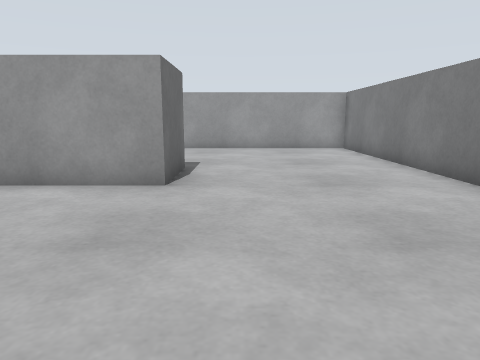
View 1 (above)

16 first-person views from a walk through a world built for the Gazebo simulator. The camera is 0.26 m above the floor, tilts 10° down and sees 70° across. The floor is counted in squares, 0.2 m on a side. Each view is taken from the middle of a square. On the plan, view 1 faces up. The plan holds only what a view shows up to about 14 squares ahead; the rest is blank.

View 2
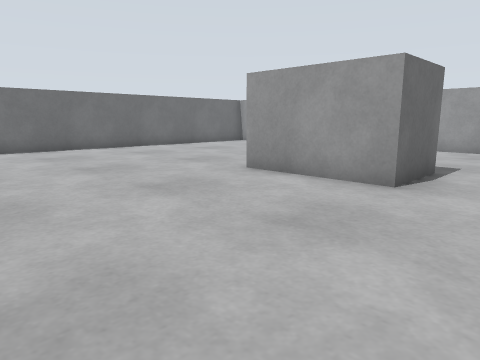

View 3
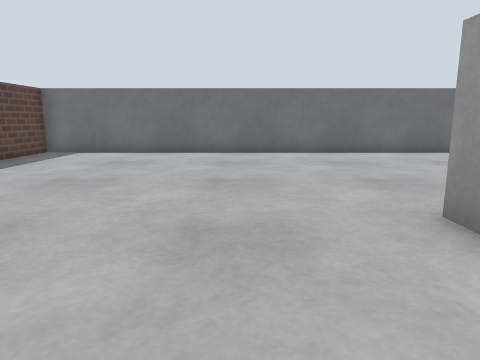

View 4
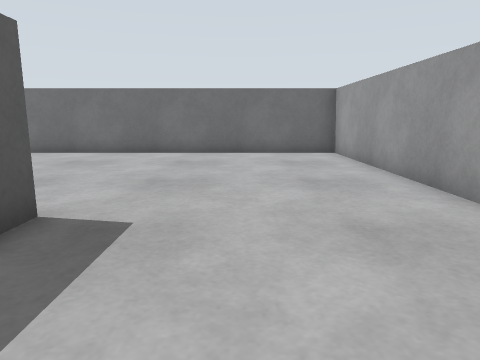

View 5
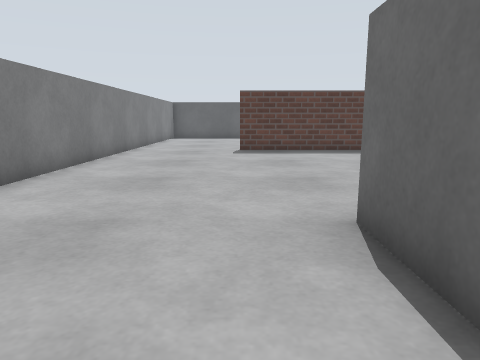

View 6
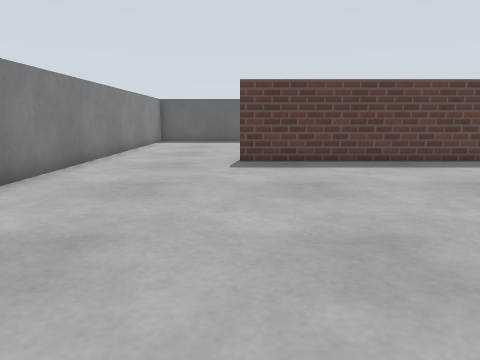

View 7
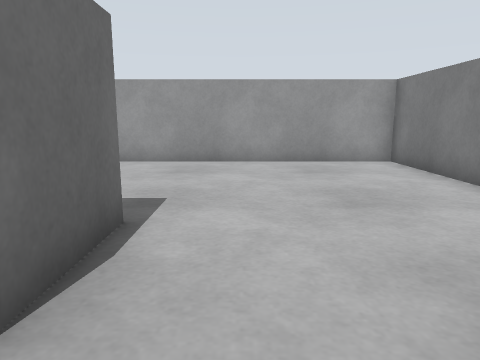

View 8
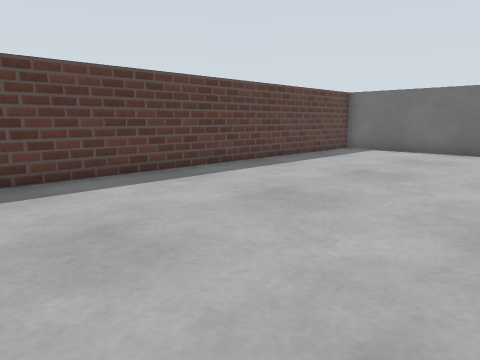

View 9
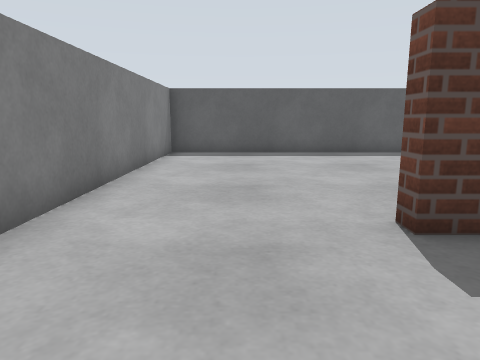

View 10
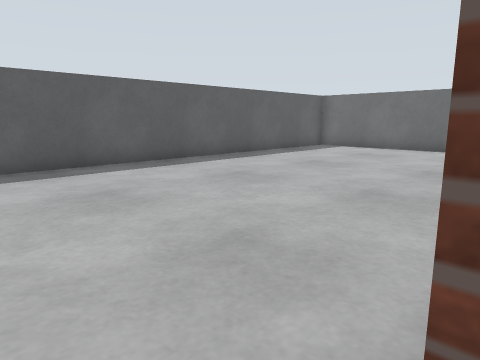

View 11
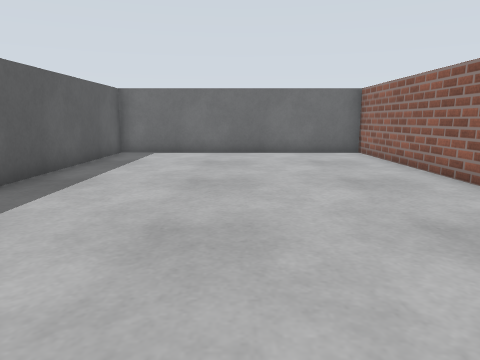

View 12
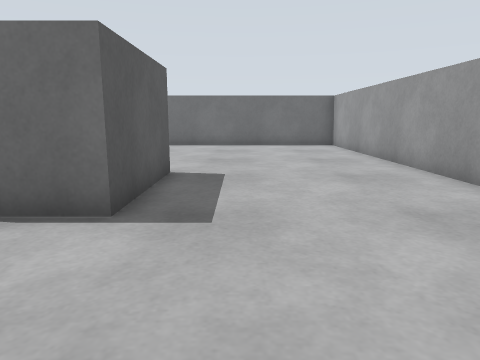

View 13
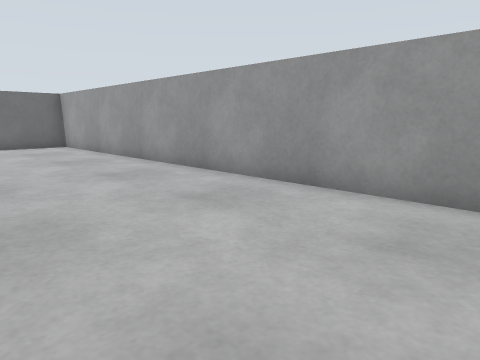

View 14
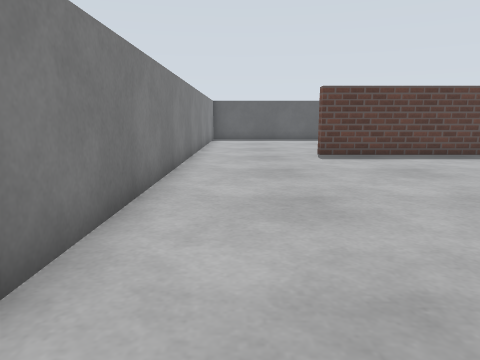

View 15
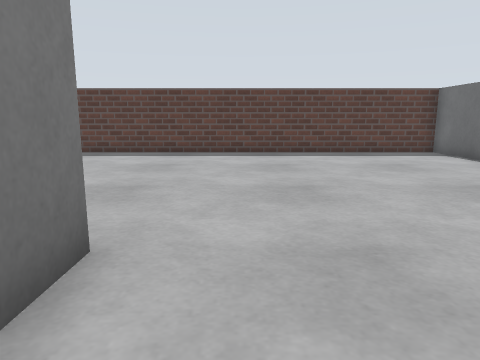

View 16
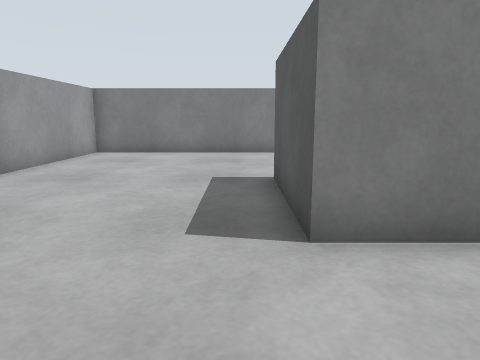

### Floor plan
Ten units are one square. View 1 is at (0, 0); x grows to the right and y downward. Boxes are objects, and circles mark ways between rooms. Rooms are numbered by the first view taken in them; rooms with no view inside come last. Other rooms are left out.
<svg viewBox="-152 -163 204 305">
<path fill="none" stroke="#000" d="M47 35 47 -158 -147 -158 -147 37 0 37M-76 42 -147 42 -147 137 47 137 47 35M0 37 0 42"/>
<rect x="-55" y="-95" width="40" height="30" fill="#bbb"><title>grey box</title></rect>
<circle cx="20" cy="40" r="3" fill="#2a7"/>
<text x="-50" y="-60">1</text>
<text x="-50" y="90">2</text>
</svg>
Room 1 opens to room 2.

Where each view was taken, in squares from view 1:
view 1: 0 up, 0 right, facing up
view 2: 0 up, 1 right, facing up-left
view 3: 4 up, 1 left, facing left
view 4: 12 up, 1 left, facing left
view 5: 11 up, 0 right, facing down
view 6: 7 up, 0 right, facing down
view 7: 5 up, 0 right, facing up
view 8: 4 up, 0 right, facing down-left
view 9: 0 up, 2 right, facing down
view 10: 4 down, 1 right, facing down-left
view 11: 9 down, 1 left, facing left
view 12: 11 up, 3 right, facing left
view 13: 10 up, 3 right, facing up-left
view 14: 9 up, 3 right, facing down
view 15: 10 up, 7 left, facing down
view 16: 10 up, 9 left, facing right
